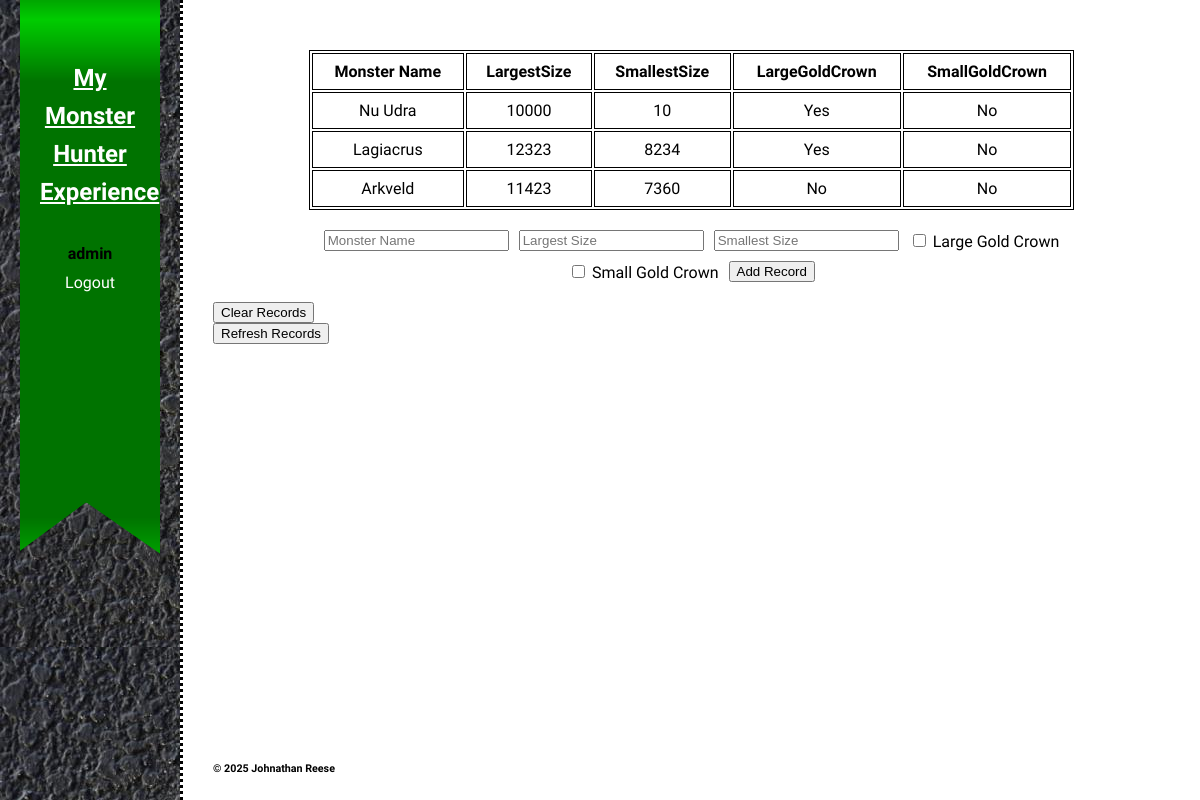
The page /records (signed in) on the database its author committed.
### tables this page shows
CREATE TABLE monsterData(
    MonsterName VARCHAR(255),
    UserID INTEGER,
    SmallestSize INTEGER,
    LargestSize INTEGER,
    LargeGoldCrown BOOLEAN,
    SmallGoldCrown BOOLEAN,
    FOREIGN KEY(UserID) REFERENCES users(ID)
);

### app.py (the view)
@app.route('/records')
def records():
    if 'user_id' not in session:
        return redirect(url_for('login'))
    conn = get_db_connection()
    records = conn.execute(
        'SELECT * FROM monsterData WHERE UserID = ?', (session['user_id'],)
    ).fetchall()
    conn.close()
    return render_template('records.html', records=records)

### app.py (called while the page is built)
def get_db_connection():
    conn = sqlite3.connect(DB_PATH)
    conn.row_factory = sqlite3.Row
    return conn

@app.context_processor
def inject_user():
    return dict(username=session.get('username'))

### templates/records.html (shortened to what this page needs)
<!DOCTYPE html>
<html lang="en">
<head>
    <link rel="stylesheet" href="{{ url_for('static', filename='css/style.css') }}">
    <link rel="stylesheet" type="text/css"
        href="https://cdn.jsdelivr.net/npm/@accessible360/accessible-slick@1.0.1/slick/slick.min.css">
    <link rel="stylesheet" type="text/css"
        href="https://cdn.jsdelivr.net/npm/@accessible360/accessible-slick@1.0.1/slick/accessible-slick-theme.min.css">
</head>
<body>
    <header role="banner" class="primary">
        <div id="ribbon">
            <h1><a href="/">My Monster Hunter Experience</a></h1>
            <nav role="navigation">
                <ul>
                {% if username %}
                <li><strong>{{ username }}</strong></li>
                <li><a href="/logout">Logout</a></li>
                {% else %}
                <li><a href="/login">Login</a></li>
                <li><a href="/register">Register</a></li>
                {% endif %}
                </ul>
            </nav>
        </div>
    </header>
    <main id="main">
        {% if records %}
        <table id="recordsTable">
            <thead>
                <tr>
                    <th>Monster Name</th>
                    <th>LargestSize</th>
                    <th>SmallestSize</th>
                    <th>LargeGoldCrown</th>
                    <th>SmallGoldCrown</th>
                </tr>
            </thead>
            <tbody>
                {% for record in records %}
                <tr>
                    <td>{{ record.monsterName }}</td>
                    <td>{{ record.largestSize }}</td>
                    <td>{{ record.smallestSize }}</td>
                    <td>{{ 'Yes' if record.largeGoldCrown else 'No' }}</td>
                    <td>{{ 'Yes' if record.smallGoldCrown else 'No' }}</td>
                </tr>
                {% endfor %}
            </tbody>
        </table>
        {% else %}
        <p>No records found!</p>
        {% endif %}
        <form action="/add_record" method="POST" id="recordForm">
            <div class="form-row">
                <input type="text" name="monsterName" placeholder="Monster Name" required>
                <input type="text" name="largestSize" placeholder="Largest Size" required>
                <input type="text" name="smallestSize" placeholder="Smallest Size" required>
                <label>
                    <input type="checkbox" name="largeGoldCrown" value="true">
                    Large Gold Crown
                </label>
                <label>
                    <input type="checkbox" name="smallGoldCrown" value="true">
                    Small Gold Crown
                </label>
                <button type="submit" id="addbutton">Add Record</button>
            </div>
        </form>
        <form action="/clear_records" method="POST">
            <button type="submit" id="clearbutton">Clear Records</button>
        </form>
        <form action="/records" method="GET">
            <button type="submit" id="refreshbutton">Refresh Records</button>
        </form>
        <footer id="colophon" role="contentinfo">
            <h6>&copy; 2025 Johnathan Reese</h6>
        </footer>
    </main>
</body>
</html>

### static/css/style.css (style rules this page uses)
body { display: grid; grid-template-columns: 15% 85%; height: 100vh; margin: 0; background-image: url(/static/images/page.jpg); background-repeat: no-repeat; background-size: cover; background-position: right; font-family: "Charm", cursive; font-weight: 400; font-style: normal; }
#main { position: relative; padding: 30px; border-left: dotted black; }
header.primary { padding: 0px 20px; box-sizing: border-box; background-image: url(/static/images/leather.jpg); background-color: black; height: 100%; display: flex; flex-direction: column; }
#ribbon { background-image: url(/static/images/Green-Ribbon.png); background-repeat: no-repeat; background-position: center; background-size: 200px 600px; height: 600px; margin-top: -25px; padding-left: 20px; padding-right: 20px; }
header.primary h1 { margin-bottom: 0; text-align: center; padding-top: 60px; }
header.primary h1 a { color: white; font-size: 1.5rem; }
header.primary nav ul { padding-top: 20px; list-style: none; padding-left: 0px; }
header.primary nav ul li { text-align: center; padding-left: 14px; padding-right: 14px; }
header.primary nav ul li a { display: block; color: #ffffff; text-decoration: none; transition: .4s; padding-top: 10px; padding-bottom: 10px; width: 100%; }
#colophon { color: black; position: absolute; bottom: 0; }
form div { display: flex; align-items: center; margin-bottom: 10px; }
#recordsTable { width: 80%; margin: 20px auto; text-align: center; background-color: rgba(255, 255, 255, 0.8); border: solid black 1px; }
#recordForm .form-row { display: flex; align-items: left; justify-content: center; flex-wrap: wrap; gap: 10px; margin: 20px auto; width: 80%; }
#recordsTable th, #recordsTable td { border: 1px solid black; padding: 8px; text-align: center; }

### rows shown on the page
monsterData: monsterName "Nu Udra", largestSize "10000", smallestSize "10", LargeGoldCrown "Yes", SmallGoldCrown "No"
monsterData: monsterName "Lagiacrus", largestSize "12323", smallestSize "8234", LargeGoldCrown "Yes", SmallGoldCrown "No"
monsterData: monsterName "Arkveld", largestSize "11423", smallestSize "7360", LargeGoldCrown "No", SmallGoldCrown "No"

### other values the page prints
{{ username }} "admin"
